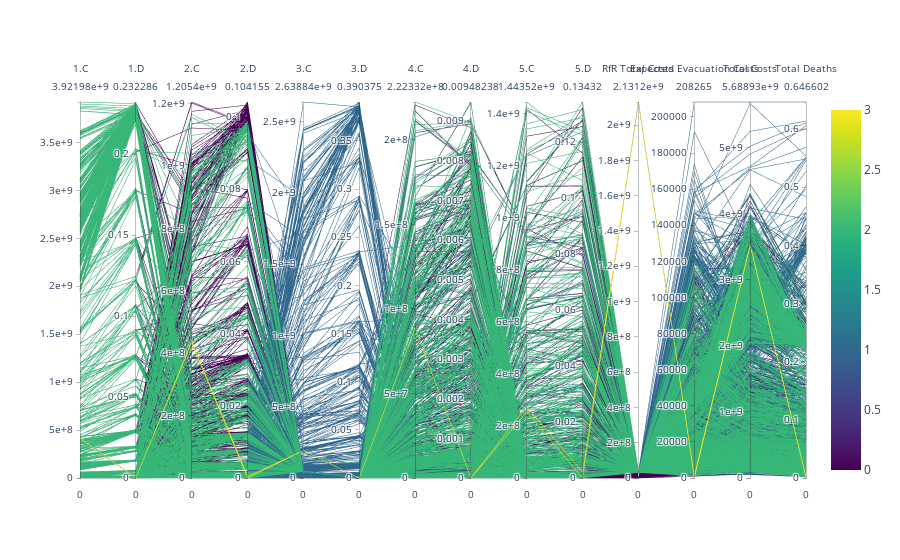

The notebook cell saved with this chart:
### Code cell
#Plotting the policies over the different scenarios
import plotly

import plotly.express as px
import plotly.graph_objects as go
fig = go.Figure(data=
    go.Parcoords(line = dict(color = data['policy'], showscale=True),
                   dimensions= dimensionlist
                             ))
fig.show()

### Figure 1 — Plotly figure (JSON) as saved in the notebook; plotly's stock layout.template omitted (floating-point values rounded to 4 significant figures; data arrays with more than 128 entries replaced by an {"elided": "..."} marker saying what was removed)
{"data": [{"dimensions": [{"label": "1.C", "range": [0, 3922000000.0], "tickformat": "~g", "values": {"elided": "4000 float values"}}, {"label": "1.D", "range": [0, 0.2323], "tickformat": "~g", "values": {"elided": "4000 float values"}}, {"label": "2.C", "range": [0, 1205000000.0], "tickformat": "~g", "values": {"elided": "4000 float values"}}, {"label": "2.D", "range": [0, 0.1042], "tickformat": "~g", "values": {"elided": "4000 float values"}}, {"label": "3.C", "range": [0, 2639000000.0], "tickformat": "~g", "values": {"elided": "4000 float values"}}, {"label": "3.D", "range": [0, 0.3904], "tickformat": "~g", "values": {"elided": "4000 float values"}}, {"label": "4.C", "range": [0, 222300000.0], "tickformat": "~g", "values": {"elided": "4000 float values"}}, {"label": "4.D", "range": [0, 0.009482], "tickformat": "~g", "values": {"elided": "4000 float values"}}, {"label": "5.C", "range": [0, 1444000000.0], "tickformat": "~g", "values": {"elided": "4000 float values"}}, {"label": "5.D", "range": [0, 0.1343], "tickformat": "~g", "values": {"elided": "4000 float values"}}, {"label": "RfR Total Costs", "range": [0, 2131200000], "tickformat": "~g", "values": {"elided": "4000 int values"}}, {"label": "Expected Evacuation Costs", "range": [0, 208300.0], "tickformat": "~g", "values": {"elided": "4000 float values"}}, {"label": "Total Costs", "range": [0, 5689000000.0], "tickformat": "~g", "values": {"elided": "4000 float values"}}, {"label": "Total Deaths", "range": [0, 0.6466], "tickformat": "~g", "values": {"elided": "4000 float values"}}], "line": {"color": {"elided": "4000 int values"}, "showscale": true}, "type": "parcoords"}], "layout": {}}
